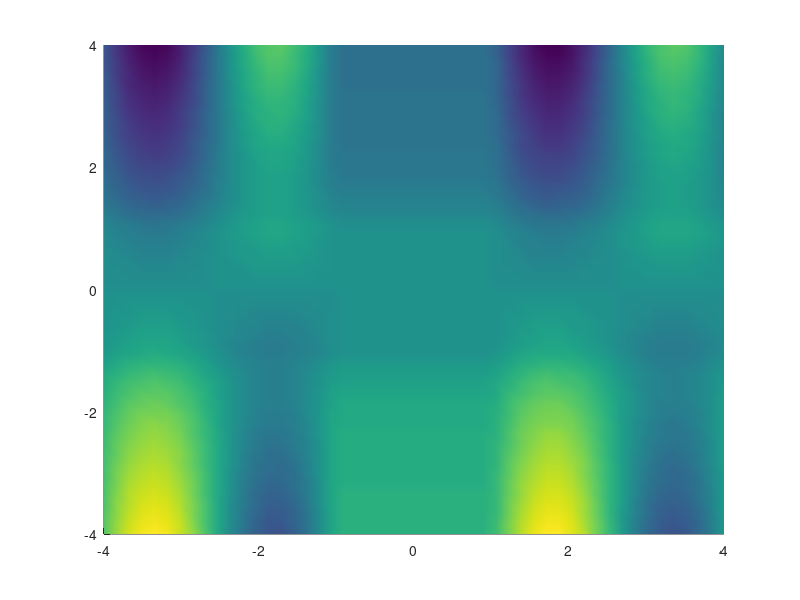

Source code (MATLAB): (Note: this script raises an error after producing the figure.)
%Representation of the function

[x,y]=ndgrid(linspace(-4,4,50),linspace(-4,4,50));
z= y.*sin((abs(x+1)-abs(x-1)-2*x))+...
    atan(abs(y+1)-abs(y-1)-2*y);
% z= ((abs(x+1)-abs(x-1)-2*x))+...
%     (abs(y+1)-abs(y-1)-2*y);
figure(1)
clf
hold on

resultsurf=surface(x,y,z);
shading interp
alpha 0.4
view(73,36)
set(resultsurf,'EdgeColor',[0.75,0.75,0.75]);
%---------------MDBM solution in case of degenare function
ax=[];
%tolerance problem
ax(1).val=linspace(-4,4.00245335,3);
ax(2).val=linspace(-4,4.0015245,3);
% ax(1).val=linspace(-4,4,3);
% ax(2).val=linspace(-4,4,3);

bound_fuction_name='fval_complex_6_degenerate_1';
mdbm_opts=mdbmset('zerotreshold',1e-10);
Niteration=5;% number of iteration
mdbm_sol=mdbm(ax,bound_fuction_name,Niteration,mdbm_opts);

hold on
plotobject=plot_mdbm(mdbm_sol,'k',[],[],1);

set(plotobject(1),'LineWidth',3)

% Triangulated degenerate surface sements

%plotting all the point where the function is evaluated
evalpos=axialpos(mdbm_sol.ax,mdbm_sol.vectindex);
X=evalpos(1,:);
Y=evalpos(2,:);
Z=mdbm_sol.HC;

epsilon=mdbm_sol.opt.zerotreshold;
hold on
plot3(X(Z>epsilon),Y(Z>epsilon),Z(Z>epsilon),'r.')
plot3(X(Z<-epsilon),Y(Z<-epsilon),Z(Z<-epsilon),'g.')
plot3(X(abs(Z)<epsilon),Y(abs(Z)<epsilon),Z(abs(Z)<epsilon),'m.')
view(73,36)